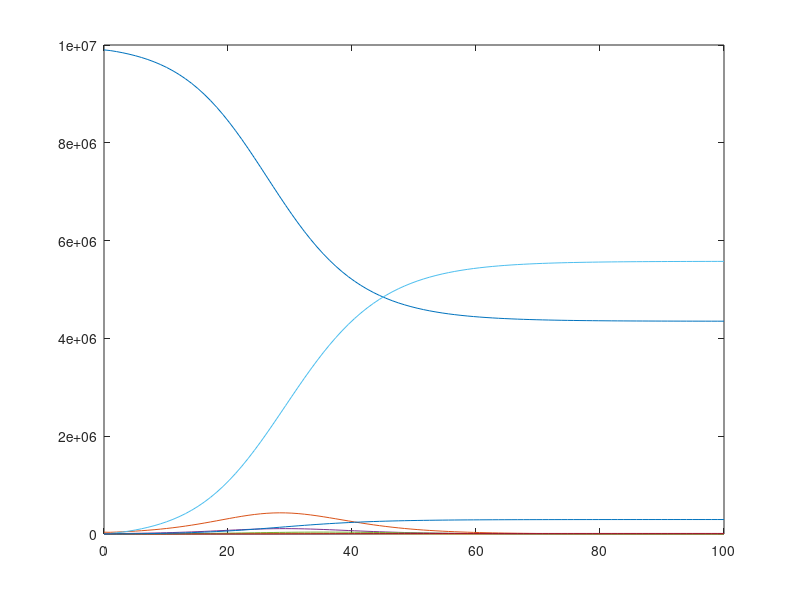

Source code (MATLAB):
% This file works with OCTAVE and is automatically generated with 
% the System Biology Format Converter (http://sbfc.sourceforge.net/)
% from an SBML file.
% To run this file with Matlab you must edit the comments providing
% the definition of the ode solver and the signature for the 
% xdot function.
%
% The conversion system has the following limitations:
%  - You may have to re order some reactions and Assignment Rules definition
%  - Delays are not taken into account
%  - You should change the lsode parameters (start, end, steps) to get better results
%

%
% Model name = Paiva2020 - SEIAHRD model of transmission dynamics of COVID-19
%
% isDescribedBy http://identifiers.org/pubmed/32735581
% is http://identifiers.org/biomodels.db/MODEL2008200001
% is http://identifiers.org/biomodels.db/BIOMD0000000960
%


function main()
%Initial conditions vector
	x0=zeros(8,1);
	x0(1) = 9900000.0;
	x0(2) = 36600.0;
	x0(3) = 732.0;
	x0(4) = 2196.0;
	x0(5) = 0.0;
	x0(6) = 0.0;
	x0(7) = 0.0;
	x0(8) = 0.0;


% Depending on whether you are using Octave or Matlab,
% you should comment / uncomment one of the following blocks.
% This should also be done for the definition of the function f below.
% Start Matlab code
%	tspan=[0:0.01:100];
%	opts = odeset('AbsTol',1e-3);
%	[t,x]=ode23tb(@f,tspan,x0,opts);
% End Matlab code

% Start Octave code
	t=linspace(0,100,100);
	x=lsode('f',x0,t);
% End Octave code


	plot(t,x);
end



% Depending on whether you are using Octave or Matlab,
% you should comment / uncomment one of the following blocks.
% This should also be done for the definition of the function f below.
% Start Matlab code
%function xdot=f(t,x)
% End Matlab code

% Start Octave code
function xdot=f(x,t)
% End Octave code

% Compartment: id = Country, name = Country, constant
	compartment_Country=1.0;
% Parameter:   id =  _1_Trigger_China, name = 1_Trigger_China
	global_par__1_Trigger_China=1.0;
% Parameter:   id =  _2_Trigger_Italy, name = 2_Trigger_Italy
	global_par__2_Trigger_Italy=0.0;
% Parameter:   id =  _3_Trigger_Spain, name = 3_Trigger_Spain
	global_par__3_Trigger_Spain=0.0;
% Parameter:   id =  _4_Trigger_France, name = 4_Trigger_France
	global_par__4_Trigger_France=0.0;
% Parameter:   id =  _5_Trigger_Germany, name = 5_Trigger_Germany
	global_par__5_Trigger_Germany=0.0;
% Parameter:   id =  _6_Trigger_USA, name = 6_Trigger_USA
	global_par__6_Trigger_USA=0.0;
% Parameter:   id =  beta_1, name = beta_1
% Parameter:   id =  l_1, name = l_1
% Parameter:   id =  l_a_1, name = l_a_1
% Parameter:   id =  kappa, name = kappa
% Parameter:   id =  rho, name = rho
% Parameter:   id =  gamma_a, name = gamma_a
% Parameter:   id =  gamma_i, name = gamma_i
% Parameter:   id =  gamma_r, name = gamma_r
% Parameter:   id =  mu, name = mu
% Parameter:   id =  delta_A, name = delta_A
% Parameter:   id =  delta_H, name = delta_H
% Parameter:   id =  delta_I, name = delta_I
% Parameter:   id =  Initial_infected_pop, name = Initial_infected_pop
% Parameter:   id =  kappa_rho, name = kappa(rho)
% Parameter:   id =  kappa_1_rho, name = kappa(1-rho)
% Parameter:   id =  mu_delta_A, name = mu(delta_A)
% Parameter:   id =  mu_1_delta_A, name = mu(1-delta_A)
% Parameter:   id =  Time_threshold, name = Time_threshold
% Parameter:   id =  beta_1_China, name = beta_1_China
	global_par_beta_1_China=0.334;
% Parameter:   id =  beta_2_China, name = beta_2_China
	global_par_beta_2_China=0.14;
% Parameter:   id =  l_1_China, name = l_1_China
	global_par_l_1_China=0.673;
% Parameter:   id =  l_2_China, name = l_2_China
	global_par_l_2_China=0.135;
% Parameter:   id =  l_a_1_China, name = l_a_1_China
	global_par_l_a_1_China=8.0;
% Parameter:   id =  l_a_2_China, name = l_a_2_China
	global_par_l_a_2_China=8.0;
% Parameter:   id =  kappa_China, name = kappa_China
	global_par_kappa_China=0.44;
% Parameter:   id =  rho_China, name = rho_China
	global_par_rho_China=0.053;
% Parameter:   id =  gamma_a_China, name = gamma_a_China
	global_par_gamma_a_China=0.503;
% Parameter:   id =  gamma_i_China, name = gamma_i_China
	global_par_gamma_i_China=0.263;
% Parameter:   id =  gamma_r_China, name = gamma_r_China
	global_par_gamma_r_China=0.141;
% Parameter:   id =  mu_China, name = mu_China
	global_par_mu_China=1.64;
% Parameter:   id =  delta_A_China, name = delta_A_China
	global_par_delta_A_China=0.0;
% Parameter:   id =  delta_H_China, name = delta_H_China
	global_par_delta_H_China=0.008;
% Parameter:   id =  delta_I_China, name = delta_I_China
	global_par_delta_I_China=0.003;
% Parameter:   id =  Initial_infected_pop_China, name = Initial_infected_pop_China
	global_par_Initial_infected_pop_China=732.0;
% Parameter:   id =  Time_threshold_China, name = Time_threshold_China
	global_par_Time_threshold_China=18.0;
% Parameter:   id =  beta_1_Italy, name = beta_1_Italy
	global_par_beta_1_Italy=0.189;
% Parameter:   id =  beta_2_Italy, name = beta_2_Italy
	global_par_beta_2_Italy=0.081;
% Parameter:   id =  l_1_Italy, name = l_1_Italy
	global_par_l_1_Italy=8.0;
% Parameter:   id =  l_2_Italy, name = l_2_Italy
	global_par_l_2_Italy=8.0;
% Parameter:   id =  l_a_1_Italy, name = l_a_1_Italy
	global_par_l_a_1_Italy=0.649;
% Parameter:   id =  l_a_2_Italy, name = l_a_2_Italy
	global_par_l_a_2_Italy=0.649;
% Parameter:   id =  kappa_Italy, name = kappa_Italy
	global_par_kappa_Italy=0.284;
% Parameter:   id =  rho_Italy, name = rho_Italy
	global_par_rho_Italy=0.27;
% Parameter:   id =  gamma_a_Italy, name = gamma_a_Italy
	global_par_gamma_a_Italy=0.224;
% Parameter:   id =  gamma_i_Italy, name = gamma_i_Italy
	global_par_gamma_i_Italy=0.04;
% Parameter:   id =  mu_Italy, name = mu_Italy
	global_par_mu_Italy=0.146;
% Parameter:   id =  delta_A_Italy, name = delta_A_Italy
	global_par_delta_A_Italy=0.0;
% Parameter:   id =  delta_H_Italy, name = delta_H_Italy
	global_par_delta_H_Italy=0.023;
% Parameter:   id =  delta_I_Italy, name = delta_I_Italy
	global_par_delta_I_Italy=0.023;
% Parameter:   id =  Initial_infected_pop_Italy, name = Initial_infected_pop_Italy
	global_par_Initial_infected_pop_Italy=648.0;
% Parameter:   id =  Time_threshold_Italy, name = Time_threshold_Italy
	global_par_Time_threshold_Italy=30.0;
% Parameter:   id =  beta_1_Spain, name = beta_1_Spain
	global_par_beta_1_Spain=0.382;
% Parameter:   id =  beta_2_Spain, name = beta_2_Spain
	global_par_beta_2_Spain=0.16;
% Parameter:   id =  l_1_Spain, name = l_1_Spain
	global_par_l_1_Spain=7.69;
% Parameter:   id =  l_2_Spain, name = l_2_Spain
	global_par_l_2_Spain=6.49;
% Parameter:   id =  l_a_1_Spain, name = l_a_1_Spain
	global_par_l_a_1_Spain=3.9;
% Parameter:   id =  l_a_2_Spain, name = l_a_2_Spain
	global_par_l_a_2_Spain=3.9;
% Parameter:   id =  kappa_Spain, name = kappa_Spain
	global_par_kappa_Spain=0.362;
% Parameter:   id =  rho_Spain, name = rho_Spain
	global_par_rho_Spain=0.102;
% Parameter:   id =  gamma_a_Spain, name = gamma_a_Spain
	global_par_gamma_a_Spain=0.116;
% Parameter:   id =  gamma_i_Spain, name = gamma_i_Spain
	global_par_gamma_i_Spain=0.063;
% Parameter:   id =  gamma_r_Spain, name = gamma_r_Spain
	global_par_gamma_r_Spain=0.281;
% Parameter:   id =  mu_Spain, name = mu_Spain
	global_par_mu_Spain=1.03;
% Parameter:   id =  delta_A_Spain, name = delta_A_Spain
	global_par_delta_A_Spain=0.0;
% Parameter:   id =  delta_H_Spain, name = delta_H_Spain
	global_par_delta_H_Spain=0.019;
% Parameter:   id =  delta_I_Spain, name = delta_I_Spain
	global_par_delta_I_Spain=0.016;
% Parameter:   id =  Initial_infected_pop_Spain, name = Initial_infected_pop_Spain
	global_par_Initial_infected_pop_Spain=500.0;
% Parameter:   id =  Time_threshold_Spain, name = Time_threshold_Spain
	global_par_Time_threshold_Spain=23.0;
% Parameter:   id =  beta_1_France, name = beta_1_France
	global_par_beta_1_France=0.298;
% Parameter:   id =  beta_2_France, name = beta_2_France
	global_par_beta_2_France=0.129;
% Parameter:   id =  l_1_France, name = l_1_France
	global_par_l_1_France=8.0;
% Parameter:   id =  l_2_France, name = l_2_France
	global_par_l_2_France=8.0;
% Parameter:   id =  l_a_1_France, name = l_a_1_France
	global_par_l_a_1_France=8.0;
% Parameter:   id =  l_a_2_France, name = l_a_2_France
	global_par_l_a_2_France=8.0;
% Parameter:   id =  kappa_France, name = kappa_France
	global_par_kappa_France=0.309;
% Parameter:   id =  rho_France, name = rho_France
	global_par_rho_France=0.033;
% Parameter:   id =  gamma_a_France, name = gamma_a_France
	global_par_gamma_a_France=0.3;
% Parameter:   id =  gamma_i_France, name = gamma_i_France
	global_par_gamma_i_France=0.02;
% Parameter:   id =  gamma_r_France, name = gamma_r_France
	global_par_gamma_r_France=0.131;
% Parameter:   id =  mu_France, name = mu_France
	global_par_mu_France=1.53;
% Parameter:   id =  delta_A_France, name = delta_A_France
	global_par_delta_A_France=0.0;
% Parameter:   id =  delta_H_France, name = delta_H_France
	global_par_delta_H_France=0.029;
% Parameter:   id =  delta_I_France, name = delta_I_France
	global_par_delta_I_France=0.018;
% Parameter:   id =  Initial_infected_pop_France, name = Initial_infected_pop_France
	global_par_Initial_infected_pop_France=575.0;
% Parameter:   id =  Time_threshold_France, name = Time_threshold_France
	global_par_Time_threshold_France=26.0;
% Parameter:   id =  beta_1_Germany, name = beta_1_Germany
	global_par_beta_1_Germany=0.135;
% Parameter:   id =  beta_2_Germany, name = beta_2_Germany
	global_par_beta_2_Germany=0.055;
% Parameter:   id =  l_1_Germany, name = l_1_Germany
	global_par_l_1_Germany=4.8;
% Parameter:   id =  l_2_Germany, name = l_2_Germany
	global_par_l_2_Germany=1.13;
% Parameter:   id =  l_a_1_Germany, name = l_a_1_Germany
	global_par_l_a_1_Germany=4.9;
% Parameter:   id =  l_a_2_Germany, name = l_a_2_Germany
	global_par_l_a_2_Germany=4.9;
% Parameter:   id =  kappa_Germany, name = kappa_Germany
	global_par_kappa_Germany=0.578;
% Parameter:   id =  rho_Germany, name = rho_Germany
	global_par_rho_Germany=0.021;
% Parameter:   id =  gamma_a_Germany, name = gamma_a_Germany
	global_par_gamma_a_Germany=0.542;
% Parameter:   id =  gamma_i_Germany, name = gamma_i_Germany
	global_par_gamma_i_Germany=0.05;
% Parameter:   id =  gamma_r_Germany, name = gamma_r_Germany
	global_par_gamma_r_Germany=0.036;
% Parameter:   id =  mu_Germany, name = mu_Germany
	global_par_mu_Germany=0.302;
% Parameter:   id =  delta_A_Germany, name = delta_A_Germany
	global_par_delta_A_Germany=0.0;
% Parameter:   id =  delta_H_Germany, name = delta_H_Germany
	global_par_delta_H_Germany=0.003;
% Parameter:   id =  delta_I_Germany, name = delta_I_Germany
	global_par_delta_I_Germany=0.002;
% Parameter:   id =  Initial_infected_pop_Germany, name = Initial_infected_pop_Germany
	global_par_Initial_infected_pop_Germany=735.0;
% Parameter:   id =  Time_threshold_Germany, name = Time_threshold_Germany
	global_par_Time_threshold_Germany=24.0;
% Parameter:   id =  beta_1_USA, name = beta_1_USA
	global_par_beta_1_USA=0.303;
% Parameter:   id =  beta_2_USA, name = beta_2_USA
	global_par_beta_2_USA=0.13;
% Parameter:   id =  l_1_USA, name = l_1_USA
	global_par_l_1_USA=0.851;
% Parameter:   id =  l_2_USA, name = l_2_USA
	global_par_l_2_USA=0.851;
% Parameter:   id =  l_a_1_USA, name = l_a_1_USA
	global_par_l_a_1_USA=4.09;
% Parameter:   id =  l_a_2_USA, name = l_a_2_USA
	global_par_l_a_2_USA=0.82;
% Parameter:   id =  kappa_USA, name = kappa_USA
	global_par_kappa_USA=1.33;
% Parameter:   id =  rho_USA, name = rho_USA
	global_par_rho_USA=1.01;
% Parameter:   id =  gamma_a_USA, name = gamma_a_USA
	global_par_gamma_a_USA=0.055;
% Parameter:   id =  gamma_i_USA, name = gamma_i_USA
	global_par_gamma_i_USA=0.296;
% Parameter:   id =  gamma_r_USA, name = gamma_r_USA
	global_par_gamma_r_USA=0.018;
% Parameter:   id =  mu_USA, name = mu_USA
	global_par_mu_USA=0.828;
% Parameter:   id =  delta_A_USA, name = delta_A_USA
	global_par_delta_A_USA=0.0;
% Parameter:   id =  delta_H_USA, name = delta_H_USA
	global_par_delta_H_USA=2.9E-4;
% Parameter:   id =  delta_I_USA, name = delta_I_USA
	global_par_delta_I_USA=0.023;
% Parameter:   id =  Initial_infected_pop_USA, name = Initial_infected_pop_USA
	global_par_Initial_infected_pop_USA=576.0;
% Parameter:   id =  Time_threshold_USA, name = Time_threshold_USA
	global_par_Time_threshold_USA=51.0;
% Parameter:   id =  gamma_r_Italy, name = gamma_r_Italy
	global_par_gamma_r_Italy=0.24;
% Parameter:   id =  Total_pop, name = Total_pop
% Parameter:   id =  Total_pop_China, name = Total_pop_China
	global_par_Total_pop_China=1.1E7;
% Parameter:   id =  Total_pop_Italy, name = Total_pop_Italy
	global_par_Total_pop_Italy=6.04E7;
% Parameter:   id =  Total_pop_Spain, name = Total_pop_Spain
	global_par_Total_pop_Spain=4.69E7;
% Parameter:   id =  Total_pop_France, name = Total_pop_France
	global_par_Total_pop_France=6.7E7;
% Parameter:   id =  Total_pop_Germany, name = Total_pop_Germany
	global_par_Total_pop_Germany=8.3E7;
% Parameter:   id =  Total_pop_USA, name = Total_pop_USA
	global_par_Total_pop_USA=3.282E8;
% Parameter:   id =  ModelValue_0, name = Initial for 1_Trigger_China
	global_par_ModelValue_0=1.0;
% Parameter:   id =  ModelValue_1, name = Initial for 2_Trigger_Italy
	global_par_ModelValue_1=0.0;
% Parameter:   id =  ModelValue_2, name = Initial for 3_Trigger_Spain
	global_par_ModelValue_2=0.0;
% Parameter:   id =  ModelValue_3, name = Initial for 4_Trigger_France
	global_par_ModelValue_3=0.0;
% Parameter:   id =  ModelValue_4, name = Initial for 5_Trigger_Germany
	global_par_ModelValue_4=0.0;
% Parameter:   id =  ModelValue_5, name = Initial for 6_Trigger_USA
	global_par_ModelValue_5=0.0;
% Parameter:   id =  ModelValue_42, name = Initial for Initial_infected_pop_China
	global_par_ModelValue_42=732.0;
% Parameter:   id =  ModelValue_92, name = Initial for Initial_infected_pop_France
	global_par_ModelValue_92=575.0;
% Parameter:   id =  ModelValue_109, name = Initial for Initial_infected_pop_Germany
	global_par_ModelValue_109=735.0;
% Parameter:   id =  ModelValue_58, name = Initial for Initial_infected_pop_Italy
	global_par_ModelValue_58=648.0;
% Parameter:   id =  ModelValue_75, name = Initial for Initial_infected_pop_Spain
	global_par_ModelValue_75=500.0;
% Parameter:   id =  ModelValue_126, name = Initial for Initial_infected_pop_USA
	global_par_ModelValue_126=576.0;
% Parameter:   id =  ModelValue_26, name = Initial for Time_threshold
	global_par_ModelValue_26=18.0;
% Parameter:   id =  ModelValue_43, name = Initial for Time_threshold_China
	global_par_ModelValue_43=18.0;
% Parameter:   id =  ModelValue_93, name = Initial for Time_threshold_France
	global_par_ModelValue_93=26.0;
% Parameter:   id =  ModelValue_110, name = Initial for Time_threshold_Germany
	global_par_ModelValue_110=24.0;
% Parameter:   id =  ModelValue_59, name = Initial for Time_threshold_Italy
	global_par_ModelValue_59=30.0;
% Parameter:   id =  ModelValue_76, name = Initial for Time_threshold_Spain
	global_par_ModelValue_76=23.0;
% Parameter:   id =  ModelValue_127, name = Initial for Time_threshold_USA
	global_par_ModelValue_127=51.0;
% Parameter:   id =  ModelValue_130, name = Initial for Total_pop_China
	global_par_ModelValue_130=1.1E7;
% Parameter:   id =  ModelValue_133, name = Initial for Total_pop_France
	global_par_ModelValue_133=6.7E7;
% Parameter:   id =  ModelValue_134, name = Initial for Total_pop_Germany
	global_par_ModelValue_134=8.3E7;
% Parameter:   id =  ModelValue_131, name = Initial for Total_pop_Italy
	global_par_ModelValue_131=6.04E7;
% Parameter:   id =  ModelValue_132, name = Initial for Total_pop_Spain
	global_par_ModelValue_132=4.69E7;
% Parameter:   id =  ModelValue_135, name = Initial for Total_pop_USA
	global_par_ModelValue_135=3.282E8;
% Parameter:   id =  ModelValue_18, name = Initial for delta_A
	global_par_ModelValue_18=0.0;
% Parameter:   id =  ModelValue_39, name = Initial for delta_A_China
	global_par_ModelValue_39=0.0;
% Parameter:   id =  ModelValue_89, name = Initial for delta_A_France
	global_par_ModelValue_89=0.0;
% Parameter:   id =  ModelValue_106, name = Initial for delta_A_Germany
	global_par_ModelValue_106=0.0;
% Parameter:   id =  ModelValue_55, name = Initial for delta_A_Italy
	global_par_ModelValue_55=0.0;
% Parameter:   id =  ModelValue_72, name = Initial for delta_A_Spain
	global_par_ModelValue_72=0.0;
% Parameter:   id =  ModelValue_123, name = Initial for delta_A_USA
	global_par_ModelValue_123=0.0;
% Parameter:   id =  ModelValue_40, name = Initial for delta_H_China
	global_par_ModelValue_40=0.008;
% Parameter:   id =  ModelValue_90, name = Initial for delta_H_France
	global_par_ModelValue_90=0.029;
% Parameter:   id =  ModelValue_107, name = Initial for delta_H_Germany
	global_par_ModelValue_107=0.003;
% Parameter:   id =  ModelValue_56, name = Initial for delta_H_Italy
	global_par_ModelValue_56=0.023;
% Parameter:   id =  ModelValue_73, name = Initial for delta_H_Spain
	global_par_ModelValue_73=0.019;
% Parameter:   id =  ModelValue_124, name = Initial for delta_H_USA
	global_par_ModelValue_124=2.9E-4;
% Parameter:   id =  ModelValue_41, name = Initial for delta_I_China
	global_par_ModelValue_41=0.003;
% Parameter:   id =  ModelValue_91, name = Initial for delta_I_France
	global_par_ModelValue_91=0.018;
% Parameter:   id =  ModelValue_108, name = Initial for delta_I_Germany
	global_par_ModelValue_108=0.002;
% Parameter:   id =  ModelValue_57, name = Initial for delta_I_Italy
	global_par_ModelValue_57=0.023;
% Parameter:   id =  ModelValue_74, name = Initial for delta_I_Spain
	global_par_ModelValue_74=0.016;
% Parameter:   id =  ModelValue_125, name = Initial for delta_I_USA
	global_par_ModelValue_125=0.023;
% Parameter:   id =  ModelValue_30, name = Initial for gamma_a_China
	global_par_ModelValue_30=0.503;
% Parameter:   id =  ModelValue_85, name = Initial for gamma_a_France
	global_par_ModelValue_85=0.3;
% Parameter:   id =  ModelValue_102, name = Initial for gamma_a_Germany
	global_par_ModelValue_102=0.542;
% Parameter:   id =  ModelValue_52, name = Initial for gamma_a_Italy
	global_par_ModelValue_52=0.224;
% Parameter:   id =  ModelValue_68, name = Initial for gamma_a_Spain
	global_par_ModelValue_68=0.116;
% Parameter:   id =  ModelValue_119, name = Initial for gamma_a_USA
	global_par_ModelValue_119=0.055;
% Parameter:   id =  ModelValue_29, name = Initial for gamma_i_China
	global_par_ModelValue_29=0.263;
% Parameter:   id =  ModelValue_86, name = Initial for gamma_i_France
	global_par_ModelValue_86=0.02;
% Parameter:   id =  ModelValue_103, name = Initial for gamma_i_Germany
	global_par_ModelValue_103=0.05;
% Parameter:   id =  ModelValue_53, name = Initial for gamma_i_Italy
	global_par_ModelValue_53=0.04;
% Parameter:   id =  ModelValue_69, name = Initial for gamma_i_Spain
	global_par_ModelValue_69=0.063;
% Parameter:   id =  ModelValue_120, name = Initial for gamma_i_USA
	global_par_ModelValue_120=0.296;
% Parameter:   id =  ModelValue_28, name = Initial for gamma_r_China
	global_par_ModelValue_28=0.141;
% Parameter:   id =  ModelValue_87, name = Initial for gamma_r_France
	global_par_ModelValue_87=0.131;
% Parameter:   id =  ModelValue_104, name = Initial for gamma_r_Germany
	global_par_ModelValue_104=0.036;
% Parameter:   id =  ModelValue_128, name = Initial for gamma_r_Italy
	global_par_ModelValue_128=0.24;
% Parameter:   id =  ModelValue_70, name = Initial for gamma_r_Spain
	global_par_ModelValue_70=0.281;
% Parameter:   id =  ModelValue_121, name = Initial for gamma_r_USA
	global_par_ModelValue_121=0.018;
% Parameter:   id =  ModelValue_12, name = Initial for kappa
	global_par_ModelValue_12=0.44;
% Parameter:   id =  ModelValue_32, name = Initial for kappa_China
	global_par_ModelValue_32=0.44;
% Parameter:   id =  ModelValue_83, name = Initial for kappa_France
	global_par_ModelValue_83=0.309;
% Parameter:   id =  ModelValue_100, name = Initial for kappa_Germany
	global_par_ModelValue_100=0.578;
% Parameter:   id =  ModelValue_50, name = Initial for kappa_Italy
	global_par_ModelValue_50=0.284;
% Parameter:   id =  ModelValue_66, name = Initial for kappa_Spain
	global_par_ModelValue_66=0.362;
% Parameter:   id =  ModelValue_117, name = Initial for kappa_USA
	global_par_ModelValue_117=1.33;
% Parameter:   id =  ModelValue_64, name = Initial for l_a_1_Spain
	global_par_ModelValue_64=3.9;
% Parameter:   id =  ModelValue_17, name = Initial for mu
	global_par_ModelValue_17=1.64;
% Parameter:   id =  ModelValue_27, name = Initial for mu_China
	global_par_ModelValue_27=1.64;
% Parameter:   id =  ModelValue_88, name = Initial for mu_France
	global_par_ModelValue_88=1.53;
% Parameter:   id =  ModelValue_105, name = Initial for mu_Germany
	global_par_ModelValue_105=0.302;
% Parameter:   id =  ModelValue_54, name = Initial for mu_Italy
	global_par_ModelValue_54=0.146;
% Parameter:   id =  ModelValue_71, name = Initial for mu_Spain
	global_par_ModelValue_71=1.03;
% Parameter:   id =  ModelValue_122, name = Initial for mu_USA
	global_par_ModelValue_122=0.828;
% Parameter:   id =  ModelValue_13, name = Initial for rho
	global_par_ModelValue_13=0.053;
% Parameter:   id =  ModelValue_31, name = Initial for rho_China
	global_par_ModelValue_31=0.053;
% Parameter:   id =  ModelValue_84, name = Initial for rho_France
	global_par_ModelValue_84=0.033;
% Parameter:   id =  ModelValue_101, name = Initial for rho_Germany
	global_par_ModelValue_101=0.021;
% Parameter:   id =  ModelValue_51, name = Initial for rho_Italy
	global_par_ModelValue_51=0.27;
% Parameter:   id =  ModelValue_67, name = Initial for rho_Spain
	global_par_ModelValue_67=0.102;
% Parameter:   id =  ModelValue_118, name = Initial for rho_USA
	global_par_ModelValue_118=1.01;
% assignmentRule: variable = kappa
	global_par_kappa=global_par_ModelValue_0*global_par_ModelValue_32+global_par_ModelValue_1*global_par_ModelValue_50+global_par_ModelValue_2*global_par_ModelValue_66+global_par_ModelValue_3*global_par_ModelValue_83+global_par_ModelValue_4*global_par_ModelValue_100+global_par_ModelValue_5*global_par_ModelValue_117;
% assignmentRule: variable = rho
	global_par_rho=global_par_ModelValue_0*global_par_ModelValue_31+global_par_ModelValue_1*global_par_ModelValue_51+global_par_ModelValue_2*global_par_ModelValue_67+global_par_ModelValue_3*global_par_ModelValue_84+global_par_ModelValue_4*global_par_ModelValue_101+global_par_ModelValue_5*global_par_ModelValue_118;
% assignmentRule: variable = mu
	global_par_mu=global_par_ModelValue_0*global_par_ModelValue_27+global_par_ModelValue_1*global_par_ModelValue_54+global_par_ModelValue_2*global_par_ModelValue_71+global_par_ModelValue_3*global_par_ModelValue_88+global_par_ModelValue_4*global_par_ModelValue_105+global_par_ModelValue_5*global_par_ModelValue_122;
% assignmentRule: variable = gamma_a
	global_par_gamma_a=global_par_ModelValue_0*global_par_ModelValue_30+global_par_ModelValue_1*global_par_ModelValue_52+global_par_ModelValue_2*global_par_ModelValue_68+global_par_ModelValue_3*global_par_ModelValue_85+global_par_ModelValue_4*global_par_ModelValue_102+global_par_ModelValue_5*global_par_ModelValue_119;
% assignmentRule: variable = gamma_i
	global_par_gamma_i=global_par_ModelValue_0*global_par_ModelValue_29+global_par_ModelValue_1*global_par_ModelValue_53+global_par_ModelValue_2*global_par_ModelValue_69+global_par_ModelValue_3*global_par_ModelValue_86+global_par_ModelValue_4*global_par_ModelValue_103+global_par_ModelValue_5*global_par_ModelValue_120;
% assignmentRule: variable = l_1
	global_par_l_1=global_par_ModelValue_0*global_par_l_1_China+global_par_ModelValue_1*global_par_l_1_Italy+global_par_ModelValue_2*global_par_l_1_Spain+global_par_ModelValue_3*global_par_l_1_France+global_par_ModelValue_4*global_par_l_1_Germany+global_par_ModelValue_5*global_par_l_1_USA;
% assignmentRule: variable = gamma_r
	global_par_gamma_r=global_par_ModelValue_0*global_par_ModelValue_28+global_par_ModelValue_1*global_par_ModelValue_128+global_par_ModelValue_2*global_par_ModelValue_70+global_par_ModelValue_3*global_par_ModelValue_87+global_par_ModelValue_4*global_par_ModelValue_104+global_par_ModelValue_5*global_par_ModelValue_121;
% assignmentRule: variable = delta_H
	global_par_delta_H=global_par_ModelValue_0*global_par_ModelValue_40+global_par_ModelValue_1*global_par_ModelValue_56+global_par_ModelValue_2*global_par_ModelValue_73+global_par_ModelValue_3*global_par_ModelValue_90+global_par_ModelValue_4*global_par_ModelValue_107+global_par_ModelValue_5*global_par_ModelValue_124;
% assignmentRule: variable = Initial_infected_pop
	global_par_Initial_infected_pop=global_par_ModelValue_0*global_par_ModelValue_42+global_par_ModelValue_1*global_par_ModelValue_58+global_par_ModelValue_2*global_par_ModelValue_75+global_par_ModelValue_3*global_par_ModelValue_92+global_par_ModelValue_4*global_par_ModelValue_109+global_par_ModelValue_5*global_par_ModelValue_126;
% assignmentRule: variable = delta_A
	global_par_delta_A=global_par_ModelValue_0*global_par_ModelValue_39+global_par_ModelValue_1*global_par_ModelValue_55+global_par_ModelValue_2*global_par_ModelValue_72+global_par_ModelValue_3*global_par_ModelValue_72+global_par_ModelValue_3*global_par_ModelValue_89+global_par_ModelValue_4*global_par_ModelValue_106+global_par_ModelValue_5*global_par_ModelValue_123;
% assignmentRule: variable = delta_I
	global_par_delta_I=global_par_ModelValue_0*global_par_ModelValue_41+global_par_ModelValue_1*global_par_ModelValue_57+global_par_ModelValue_2*global_par_ModelValue_74+global_par_ModelValue_3*global_par_ModelValue_91+global_par_ModelValue_4*global_par_ModelValue_108+global_par_ModelValue_5*global_par_ModelValue_125;
% assignmentRule: variable = l_a_1
	global_par_l_a_1=global_par_ModelValue_0*global_par_l_a_1_China+global_par_ModelValue_1*global_par_l_a_1_Italy+global_par_ModelValue_2*global_par_ModelValue_64+global_par_ModelValue_3*global_par_l_a_1_France+global_par_ModelValue_4*global_par_l_a_1_Germany+global_par_ModelValue_5*global_par_l_a_1_USA;
% assignmentRule: variable = beta_1
	global_par_beta_1=global_par_ModelValue_0*global_par_beta_1_China+global_par_ModelValue_1*global_par_beta_1_Italy+global_par_ModelValue_2*global_par_beta_1_Spain+global_par_ModelValue_3*global_par_beta_1_France+global_par_ModelValue_4*global_par_beta_1_Germany+global_par_ModelValue_5*global_par_beta_1_USA;
% assignmentRule: variable = kappa_rho
	global_par_kappa_rho=global_par_ModelValue_12*global_par_ModelValue_13;
% assignmentRule: variable = mu_delta_A
	global_par_mu_delta_A=global_par_ModelValue_17*global_par_ModelValue_18;
% assignmentRule: variable = kappa_1_rho
	global_par_kappa_1_rho=global_par_ModelValue_12*(1-global_par_ModelValue_13);
% assignmentRule: variable = mu_1_delta_A
	global_par_mu_1_delta_A=global_par_ModelValue_17*(1-global_par_ModelValue_18);
% assignmentRule: variable = Time_threshold
	global_par_Time_threshold=global_par_ModelValue_0*global_par_ModelValue_43+global_par_ModelValue_1*global_par_ModelValue_59+global_par_ModelValue_2*global_par_ModelValue_76+global_par_ModelValue_3*global_par_ModelValue_93+global_par_ModelValue_4*global_par_ModelValue_110+global_par_ModelValue_5*global_par_ModelValue_127;
% assignmentRule: variable = Total_pop
	global_par_Total_pop=global_par_ModelValue_0*global_par_ModelValue_130+global_par_ModelValue_1*global_par_ModelValue_131+global_par_ModelValue_2*global_par_ModelValue_132+global_par_ModelValue_3*global_par_ModelValue_133+global_par_ModelValue_4*global_par_ModelValue_134+global_par_ModelValue_5*global_par_ModelValue_135;

% Reaction: id = Susceptible_to_Exposed, name = Susceptible_to_Exposed
	reaction_Susceptible_to_Exposed=compartment_Country*Rate_Law_for_Susceptible_to_Exposed(x(1), global_par_beta_1, x(3), global_par_l_a_1, x(4), global_par_l_1, x(5), global_par_Total_pop);

% Reaction: id = Exposed_to_Infectious, name = Exposed_to_Infectious
	reaction_Exposed_to_Infectious=compartment_Country*global_par_kappa_rho*x(2);

% Reaction: id = Exposed_to_Asymptomatic, name = Exposed_to_Asymptomatic
	reaction_Exposed_to_Asymptomatic=compartment_Country*global_par_kappa_1_rho*x(2);

% Reaction: id = Infectious_to_Hospitalized, name = Infectious_to_Hospitalized
	reaction_Infectious_to_Hospitalized=compartment_Country*global_par_gamma_a*x(3);

% Reaction: id = Infectious_to_Recovered, name = Infectious_to_Recovered
	reaction_Infectious_to_Recovered=compartment_Country*global_par_gamma_i*x(3);

% Reaction: id = Infectious_to_Deceased, name = Infectious_to_Deceased
	reaction_Infectious_to_Deceased=compartment_Country*global_par_delta_I*x(3);

% Reaction: id = Asymptomatic_to_Recovered, name = Asymptomatic_to_Recovered
	reaction_Asymptomatic_to_Recovered=compartment_Country*global_par_mu_1_delta_A*x(4);

% Reaction: id = Asymptomatic_to_Deceased, name = Asymptomatic_to_Deceased
	reaction_Asymptomatic_to_Deceased=compartment_Country*global_par_mu_delta_A*x(4);

% Reaction: id = Hospitalized_to_Deceased, name = Hospitalized_to_Deceased
	reaction_Hospitalized_to_Deceased=compartment_Country*global_par_delta_H*x(5);

% Reaction: id = Hospitalized_to_Recovered, name = Hospitalized_to_Recovered
	reaction_Hospitalized_to_Recovered=compartment_Country*global_par_gamma_r*x(5);

% Reaction: id = Cumulative_cases, name = Cumulative cases
	reaction_Cumulative_cases=compartment_Country*Rate_Law_for_Cumulative_cases(global_par_kappa_rho, x(2));

%Event: id=event
	event_event=time >= global_par_ModelValue_26;

	if(event_event) 
		global_par_beta_1_China=global_par_beta_2_China;
		global_par_beta_1_France=global_par_beta_2_France;
		global_par_beta_1_Germany=global_par_beta_2_Germany;
		global_par_beta_1_Italy=global_par_beta_2_Italy;
		global_par_beta_1_Spain=global_par_beta_2_Spain;
		global_par_beta_1_USA=global_par_beta_2_USA;
		global_par_l_1_China=global_par_l_2_China;
		global_par_l_1_France=global_par_l_2_France;
		global_par_l_1_Germany=global_par_l_2_Germany;
		global_par_l_1_Italy=global_par_l_2_Italy;
		global_par_l_1_Spain=global_par_l_2_Spain;
		global_par_l_1_USA=global_par_l_2_USA;
		global_par_l_a_1_China=global_par_l_a_2_China;
		global_par_l_a_1_France=global_par_l_a_2_France;
		global_par_l_a_1_Germany=global_par_l_a_2_Germany;
		global_par_l_a_1_Italy=global_par_l_a_2_Italy;
		global_par_l_a_1_Spain=global_par_l_a_2_Spain;
		global_par_l_a_1_USA=global_par_l_a_2_USA;
	end

	xdot=zeros(8,1);
	
% Species:   id = Susceptible, name = Susceptible, affected by kineticLaw
	xdot(1) = (1/(compartment_Country))*((-1.0 * reaction_Susceptible_to_Exposed));
	
% Species:   id = Exposed, name = Exposed, affected by kineticLaw
	xdot(2) = (1/(compartment_Country))*(( 1.0 * reaction_Susceptible_to_Exposed) + (-1.0 * reaction_Exposed_to_Infectious) + (-1.0 * reaction_Exposed_to_Asymptomatic));
	
% Species:   id = Infectious, name = Infectious, affected by kineticLaw
	xdot(3) = (1/(compartment_Country))*(( 1.0 * reaction_Exposed_to_Infectious) + (-1.0 * reaction_Infectious_to_Hospitalized) + (-1.0 * reaction_Infectious_to_Recovered) + (-1.0 * reaction_Infectious_to_Deceased));
	
% Species:   id = Asymptomatic, name = Asymptomatic, affected by kineticLaw
	xdot(4) = (1/(compartment_Country))*(( 1.0 * reaction_Exposed_to_Asymptomatic) + (-1.0 * reaction_Asymptomatic_to_Recovered) + (-1.0 * reaction_Asymptomatic_to_Deceased));
	
% Species:   id = Hospitalized, name = Hospitalized, affected by kineticLaw
	xdot(5) = (1/(compartment_Country))*(( 1.0 * reaction_Infectious_to_Hospitalized) + (-1.0 * reaction_Hospitalized_to_Deceased) + (-1.0 * reaction_Hospitalized_to_Recovered));
	
% Species:   id = Recovered, name = Recovered, affected by kineticLaw
	xdot(6) = (1/(compartment_Country))*(( 1.0 * reaction_Infectious_to_Recovered) + ( 1.0 * reaction_Asymptomatic_to_Recovered) + ( 1.0 * reaction_Hospitalized_to_Recovered));
	
% Species:   id = Deceased, name = Deceased, affected by kineticLaw
	xdot(7) = (1/(compartment_Country))*(( 1.0 * reaction_Infectious_to_Deceased) + ( 1.0 * reaction_Asymptomatic_to_Deceased) + ( 1.0 * reaction_Hospitalized_to_Deceased));
	
% Species:   id = Cumulative_Cases, name = Cumulative_Cases, affected by kineticLaw
	xdot(8) = (1/(compartment_Country))*(( 1.0 * reaction_Cumulative_cases));
end

function z=Rate_Law_for_Cumulative_cases(constant,E), z=(constant*E);end

function z=Rate_Law_for_Susceptible_to_Exposed(S,beta,I,l_a,A,l,H,N), z=(S*beta*(I+l_a*A+l*H)/N);end

% adding few functions representing operators used in SBML but not present directly 
% in either matlab or octave. 
function z=pow(x,y),z=x^y;end
function z=root(x,y),z=y^(1/x);end
function z = piecewise(varargin)
	numArgs = nargin;
	result = 0;
	foundResult = 0;
	for k=1:2: numArgs-1
		if varargin{k+1} == 1
			result = varargin{k};
			foundResult = 1;
			break;
		end
	end
	if foundResult == 0
		result = varargin{numArgs};
	end
	z = result;
end
